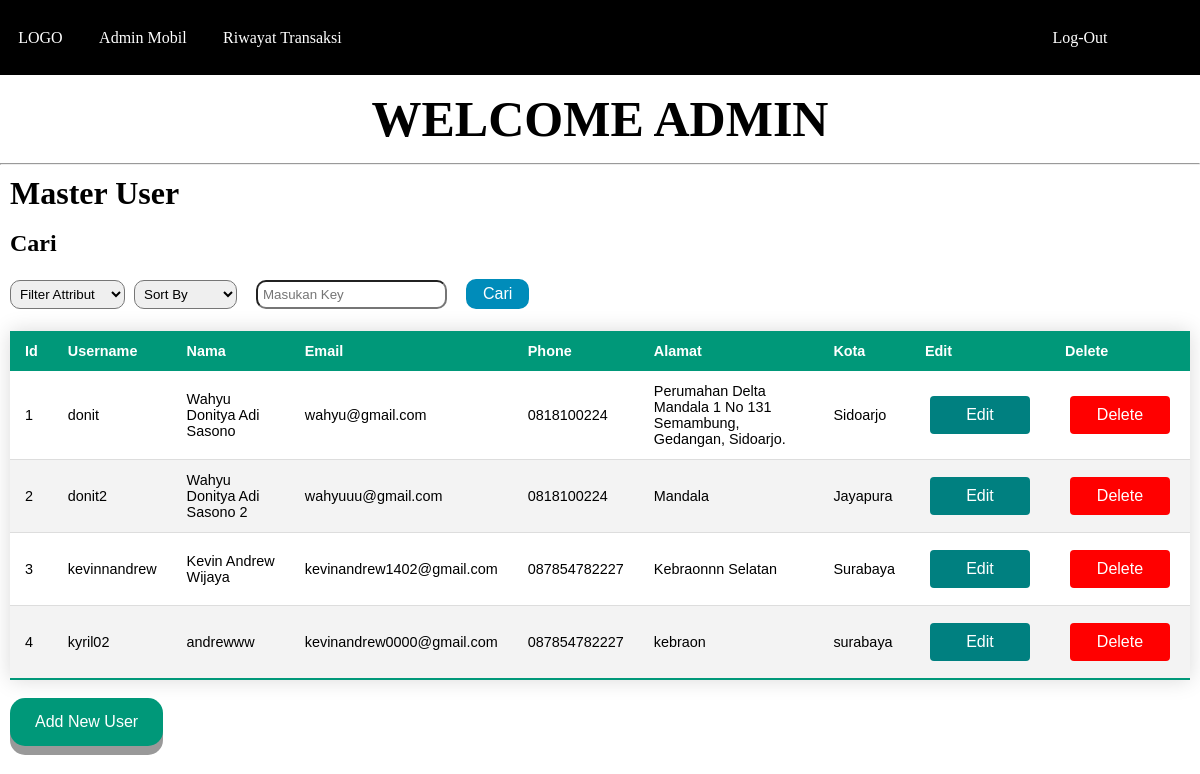
The app's page /admin.php, older data.
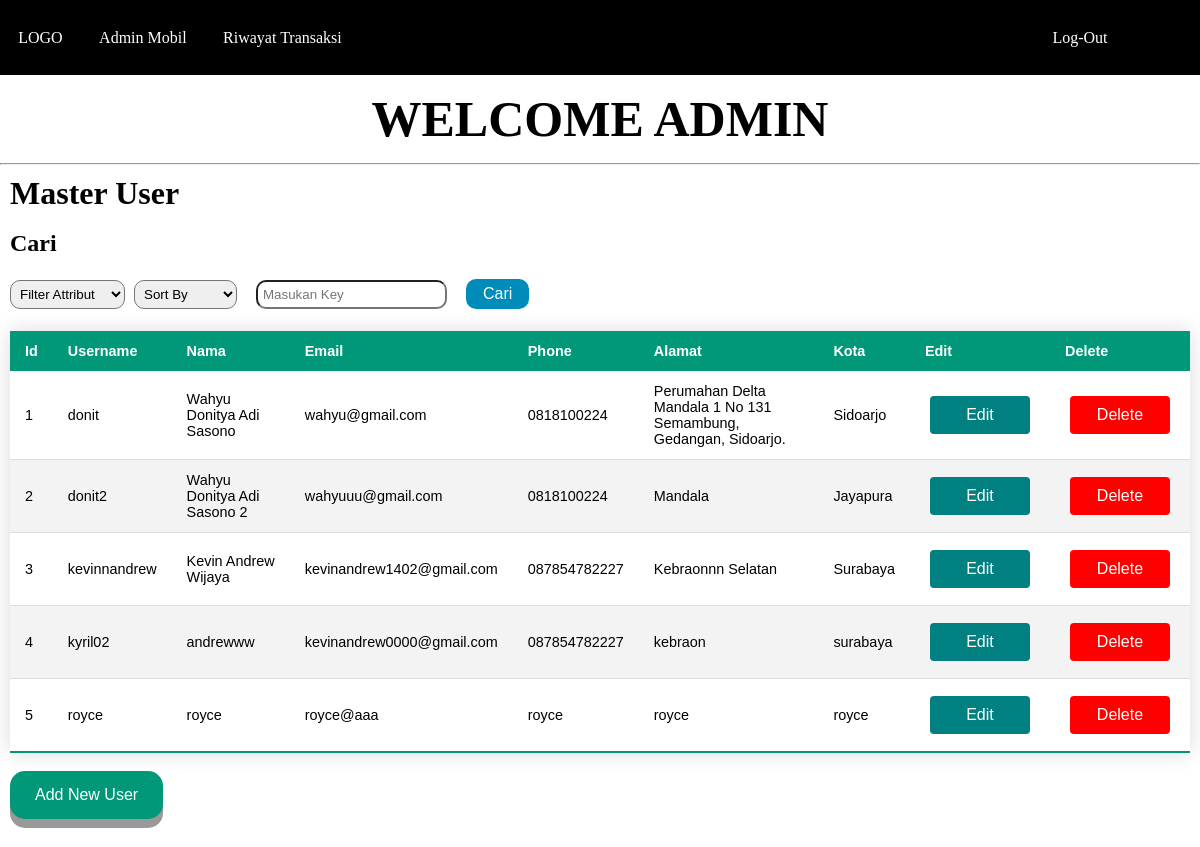
The same page, newer data.
### tables this page shows
CREATE TABLE `penyewa` (
  `id` int(20) NOT NULL,
  `nik` int(20) NOT NULL,
  `username` varchar(100) NOT NULL,
  `password` varchar(100) NOT NULL,
  `nama` varchar(100) NOT NULL,
  `no_telp` varchar(100) NOT NULL,
  `alamat` varchar(100) NOT NULL,
  `kota` varchar(255) NOT NULL,
  `email` varchar(255) NOT NULL
);

### admin.php (the view, shortened to what the changed rows need)
<?php
    require_once("connection.php");
    $stmt = $pdo-> prepare("SELECT * FROM PENYEWA");
    $stmt -> execute();
    $users = $stmt->fetchAll(PDO::FETCH_ASSOC);
?>
<!DOCTYPE html>
<html lang="en">
<head>
    <link rel="stylesheet" href="admin2.css">
</head>
<body>
    <div class="container">
        <div id="why">
            <center>
            <h1 style="font-size: 50px;">WELCOME ADMIN</h1>
            </center>
        </div>
        <div class="tabus">
            <form action="#" method = "POST">
                <h1>Master User</h1>
                <br>
                <h2>Cari</h2> <br>
            </form>
            <br>
            <table id="tabel" class="styleTable" method = "POST">
                <thead>
                    <th>Id</th>
                    <th>Username</th>
                    <th>Nama</th>
                    <th>Email</th>
                    <th>Phone</th>
                    <th>Alamat</th>
                    <th>Kota</th>
                    <th>Edit</th>
                    <th>Delete</th>
                </thead>
                <tbody>
                <?php
                    if(isset($_POST['search'])){
                        if(isset($_POST['s_key']) && $_POST['s_key']!= "" && $_POST['s_attr']!=""){
                            $pencarian="%".$_POST['s_key']."%";
                            $attr = $_POST['s_attr'];
                            $sort = $_POST['s_sort'];
                            try{
                                if($sort == "ascending"){
                                    if($attr == "username"){
                                        $stmt=$pdo->prepare("select * from PENYEWA where username like :nama ORDER BY username ASC");
                                    }else if($attr == "id"){
                                        $stmt=$pdo->prepare("select * from PENYEWA where id like :nama ORDER BY id ASC");
                                    }else if($attr == "nomor_telp"){
                                        $stmt=$pdo->prepare("select * from PENYEWA where no_telp like :nama ORDER BY no_telp ASC");
                                    }else if($attr == "alamat"){
                                        $stmt=$pdo->prepare("select * from PENYEWA where alamat like :nama ORDER BY alamat ASC");
                                    }else if($attr == "email"){
                                        $stmt=$pdo->prepare("select * from PENYEWA where email like :nama ORDER BY email ASC");
                                    }else if($attr == "kota"){
                                        $stmt=$pdo->prepare("select * from PENYEWA where kota like :nama ORDER BY kota ASC");
                                    }else if($attr == "nama"){
                                        $stmt=$pdo->prepare("select * from PENYEWA where nama like :nama ORDER BY nama ASC");
                                    }
                                }else if($sort == "descending"){
                                    if($attr == "username"){
                                        $stmt=$pdo->prepare("select * from PENYEWA where username like :nama ORDER BY username DESC");
                                    }else if($attr == "id"){
                                        $stmt=$pdo->prepare("select * from PENYEWA where id like :nama ORDER BY id DESC");
                                    }else if($attr == "nomor_telp"){
                                        $stmt=$pdo->prepare("select * from PENYEWA where no_telp like :nama ORDER BY no_telp DESC");
                                    }else if($attr == "alamat"){
                                        $stmt=$pdo->prepare("select * from PENYEWA where alamat like :nama ORDER BY alamat DESC");
                                    }else if($attr == "email"){
                                        $stmt=$pdo->prepare("select * from PENYEWA where email like :nama ORDER BY email DESC");
                                    }else if($attr == "kota"){
                                        $stmt=$pdo->prepare("select * from PENYEWA where kota like :nama ORDER BY kota DESC");
                                    }else if($attr == "nama"){
                                        $stmt=$pdo->prepare("select * from PENYEWA where nama like :nama ORDER BY nama DESC");
                                    }
                                }else{
                                    if($attr == "username"){
                                        $stmt=$pdo->prepare("select * from PENYEWA where username like :nama");
                                    }else if($attr == "id"){
                                        $stmt=$pdo->prepare("select * from PENYEWA where id like :nama");
                                    }else if($attr == "nomor_telp"){
                                        $stmt=$pdo->prepare("select * from PENYEWA where no_telp like :nama");
                                    }else if($attr == "alamat"){
                                        $stmt=$pdo->prepare("select * from PENYEWA where alamat like :nama");
                                    }else if($attr == "email"){
                                        $stmt=$pdo->prepare("select * from PENYEWA where email like :nama");
                                    }else if($attr == "kota"){
                                        $stmt=$pdo->prepare("select * from PENYEWA where kota like :nama");
                                    }else if($attr == "nama"){
                                        $stmt=$pdo->prepare("select * from PENYEWA where nama like :nama");
                                    }
                                }
                                $stmt->BindParam(":nama",$pencarian);
                                $stmt->execute();
                                if($stmt->rowCount()<1){
                                    echo "<i> Tidak ada hasil untuk pencarian kata </i>";
                                }else{
                                    while($t=$stmt->fetch()){
                                    ?>
                                    <tr>
                                            <td><?= $t['id']?></td>
                                            <td><?= $t['username']?></td>
                                            <td><?= $t['nama']?></td>
                                            <td><?= $t['email']?></td>
                                            <td><?= $t['no_telp']?></td>
                                            <td><?= $t['alamat']?></td>
                                            <td><?= $t['kota']?></td>
                                            <td>
                                                <a href="editUser.php?id=<?=$value['id']?>">
                                                    <button class="editUser-button"><span>Edit </span></button>
                                                </a>
                                            </td>
                                            <td>
                                                <form method="post" action="kumpulan.php">
                                                    <input type="hidden" name="action" value="deleteUser">
                                                    <button name='id' value="<?= $value['id']?>" class="delUser-button"><span>Delete </span></button>
                                                </form>
                                            </td>
                                        </tr>
                                    <?php
                                    }
                                }
                            }catch(PDOException $e){
                                echo $e->getMessage();
                            }
                        }else if($_POST['s_attr']=="" && $_POST['s_key']!=""){
                            echo "<script>alert('Isi filter dengan benar')</script>";
                            $_SESSION["message"] = "Isi Filter Attribut dengan Benar";
                            header("Location:admin.php");
                        }else{
                            echo "<script>alert('Isi filter dengan benar')</script>";
                            header("Location:admin.php");
                        }
                    }else{
                        if ($users !== null) {
                            foreach ($users as $key => $value) {
                            ?>
                            <tr>
                            <td><?= $value['id']?></td>
                            <td><?= $value['username']?></td>
                            <td><?= $value['nama']?></td>
                            <td><?= $value['email']?></td>
                            <td><?= $value['no_telp']?></td>
                            <td><?= $value['alamat']?></td>
                            <td><?= $value['kota']?></td>
                            <td>
                                <a href="editUser.php?id=<?=$value['id']?>">
                                    <button class="editUser-button"><span>Edit </span></button>
                                </a>
                            </td>
                            <td>
                                <form method="post" action="kumpulan.php">
                                    <button name='id' value="<?= $value['id']?>" class="delUser-button"><span>Delete </span></button>
                                </form>
                            </td>
                        </tr>
                    <?php
                            }
                        }
                    }
                ?>
            </tbody>
                </table> <br>
                <br><br>
        </div>
</body>
</html>

Row changes from the older to the newer data that the page shows:
added penyewa: id "5", username "royce", nama "royce", email "royce@aaa", no_telp "royce", alamat "royce", kota "royce"
